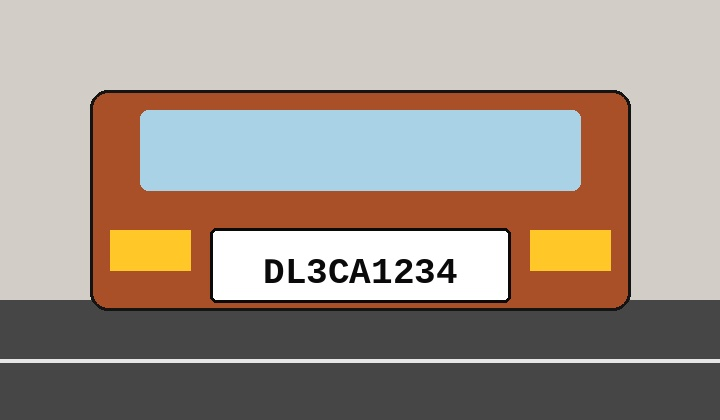
#> input picture ecoplate/samples/DL3CA1234.jpg, 720 x 420 px; its folder holds only this picture in this run
$ python app.py --image samples/DL3CA1234.jpg
#> lines starting #> are read from the running program, lines starting #| are printed output that depends on the picture; after the words box and inside, x2 and y2 are one past the last pixel; in counts of white or black regions, pixels touching at a corner belong together
#> in process_image, image is the input picture: shape (420, 720, 3); mean B, G, R 138.2, 147.9, 160.8
### ecoplate/detector.py
'''
License-plate finder + reader
'''

from __future__ import annotations

from dataclasses import dataclass
from pathlib import Path

import cv2
import numpy as np
import pandas as pd
import pytesseract


TESSERACT_CONFIG = "--oem 3 --psm 7 -c tessedit_char_whitelist=ABCDEFGHIJKLMNOPQRSTUVWXYZ0123456789"
REGISTRY_FILE = Path(__file__).parent / "data" / "vehicles.csv"


@dataclass
class PlateHit:
    text: str
    box: tuple[int, int, int, int]
    crop: np.ndarray
    score: int = 0


# [22 lines left out: functions _registry_plates, _levenshtein, not called in this run]


def _clean(raw: str) -> str:
    return "".join(ch for ch in raw.upper() if ch.isalnum())


# [45 lines left out: functions _swap_confusions, snap_to_registry, _looks_like_plate, not called in this run]


def _resize_max(image: np.ndarray, max_width: int = 900) -> np.ndarray:
#> called with max_width = 900
    h, w = image.shape[:2]
#> h = 420; w = 720
    if w <= max_width:
        return image
    scale = max_width / float(w)
    return cv2.resize(image, (int(w * scale), int(h * scale)))


def _ocr_plate(crop: np.ndarray) -> str:
    gray = cv2.cvtColor(crop, cv2.COLOR_BGR2GRAY) if crop.ndim == 3 else crop
    gray = cv2.resize(gray, None, fx=2.4, fy=2.4, interpolation=cv2.INTER_CUBIC)
    gray = cv2.bilateralFilter(gray, 7, 40, 40)
    _, thresh = cv2.threshold(gray, 0, 255, cv2.THRESH_BINARY + cv2.THRESH_OTSU)
    best = ""
    for img in (thresh, cv2.bitwise_not(thresh)):
        raw = pytesseract.image_to_string(img, config=TESSERACT_CONFIG)
        text = _clean(raw)
        if _looks_like_plate(text) and len(text) >= len(best):
            best = text
        elif not best and len(text) >= 6:
            best = text
    return best


def find_plate_boxes(image: np.ndarray) -> list[tuple[int, int, int, int]]:
    gray = cv2.cvtColor(image, cv2.COLOR_BGR2GRAY)
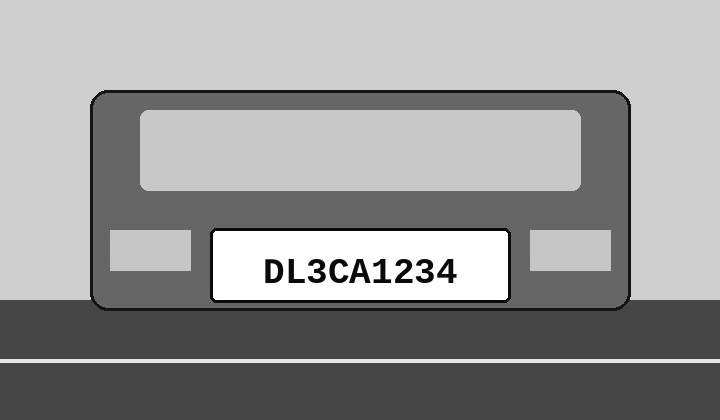
#> gray: shape (420, 720); min 3, max 255, mean 150.7
    gray = cv2.bilateralFilter(gray, 11, 17, 17)
    edges = cv2.Canny(gray, 30, 200)
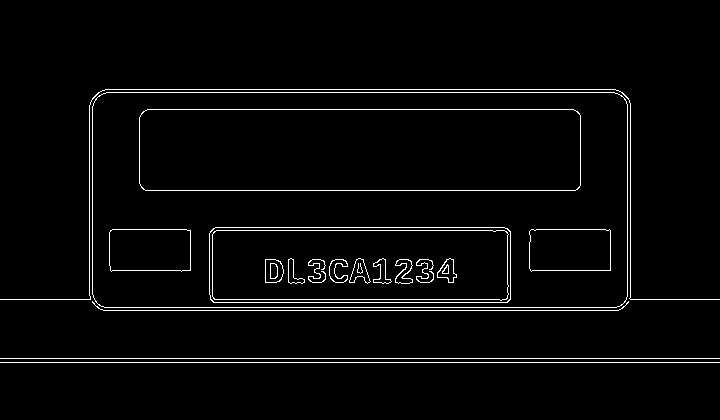
#> edges: shape (420, 720); 2.8% white in thin lines or dots, all inside (x1, y1, x2, y2) = (0, 89, 720, 363)
    kernel = cv2.getStructuringElement(cv2.MORPH_RECT, (5, 3))
#> kernel = [[1, 1, 1, 1, 1], [1, 1, 1, 1, 1], [1, 1, 1, 1, 1]]
    edges = cv2.dilate(edges, kernel, iterations=1)
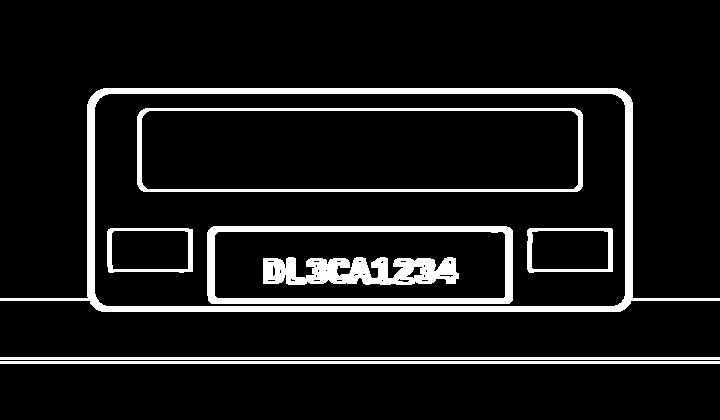
#> edges: shape (420, 720); 9.5% white; 8 white regions
    contours, _ = cv2.findContours(edges, cv2.RETR_TREE, cv2.CHAIN_APPROX_SIMPLE)
#> contours = 41 contours, 24 with area under 20; largest, box (x1, y1, x2, y2) and area: (0, 88, 720, 312) 121600, (94, 93, 626, 307) 112888, (137, 108, 583, 192) 36868, (141, 110, 579, 190) 34446, (207, 226, 513, 304) 23444
    boxes: list[tuple[int, int, int, int]] = []
    h_img, w_img = image.shape[:2]
#> h_img = 420; w_img = 720
    min_area = (w_img * h_img) * 0.004
#> min_area = 1209.6
    max_area = (w_img * h_img) * 0.35
#> max_area = 105840
    for cnt in sorted(contours, key=cv2.contourArea, reverse=True)[:40]:
        x, y, w, h = cv2.boundingRect(cnt)
        if h == 0:
            continue
        area, ratio = w * h, w / float(h)
        if area < min_area or area > max_area:
            continue
        if ratio < 1.8 or ratio > 7.5:
            continue
        if w < 80 or h < 18:
            continue
        boxes.append((x, y, w, h))
    return boxes


def detect_plates(image: np.ndarray, max_hits: int = 1) -> list[PlateHit]:
    work = _resize_max(image)
    ranked: list[PlateHit] = []

    def consider(crop: np.ndarray, box: tuple[int, int, int, int]) -> None:
        if crop.size == 0:
            return
        raw = _ocr_plate(crop)
        if not raw:
            return
        snapped, distance = snap_to_registry(raw)
        if not _looks_like_plate(snapped) and distance > 2:
            return
        score = 100 - distance * 20 + min(len(snapped), 10)
        ranked.append(PlateHit(text=snapped, box=box, crop=crop, score=score))

    for (x, y, w, h) in find_plate_boxes(work):
        pad_x, pad_y = int(w * 0.04), int(h * 0.12)
        x0, y0 = max(0, x - pad_x), max(0, y - pad_y)
        x1 = min(work.shape[1], x + w + pad_x)
        y1 = min(work.shape[0], y + h + pad_y)
        consider(work[y0:y1, x0:x1], (x0, y0, x1 - x0, y1 - y0))
#> this loop made 1 pass
#> (x, y, w, h, pad_x, pad_y, x0, y0) on pass 1: (137, 108, 446, 84, 17, 10, 120, 98)

    if not ranked:
        h, w = work.shape[:2]
        band = work[int(h * 0.45) : int(h * 0.95), int(w * 0.08) : int(w * 0.92)]
        consider(band, (int(w * 0.08), int(h * 0.45), int(w * 0.84), int(h * 0.50)))

    ranked.sort(key=lambda hit: hit.score, reverse=True)
    unique: list[PlateHit] = []
    seen = set()
    for hit in ranked:
        if hit.text in seen:
            continue
        seen.add(hit.text)
        unique.append(hit)
        if len(unique) >= max_hits:
            break
    return unique


# [13 lines left out: function annotate, not called in this run]

### ecoplate/app.py
#!/usr/bin/env python3
"""
WAY-O-AI software prototype
  python3 app.py --demo
  python3 app.py --image samples/DL3CA1234.jpg
  python3 app.py --folder samples
  python3 app.py --plate MH02AB5678 --ppm 1100
"""

from __future__ import annotations

import argparse
from datetime import datetime
from pathlib import Path

import cv2
import pandas as pd

from detector import annotate, detect_plates
from emissions import build_alert, lookup_vehicle


ROOT = Path(__file__).parent
OUTPUT = ROOT / "output"
LOG_FILE = ROOT / "data" / "detection_log.csv"
IMAGE_EXTS = {".jpg", ".jpeg", ".png", ".bmp", ".webp"}


# [49 lines left out: functions save_log, print_report, process_plate_text, not called in this run]


def process_image(path: Path, air_ppm: int | None) -> None:
    image = cv2.imread(str(path))
    if image is None:
        print(f"Could not read image: {path}")
        return
    hits = detect_plates(image)
    if not hits:
        print(f"No plate text found in {path.name}. Try a clearer close-up of the plate.")
        return
    for i, hit in enumerate(hits, start=1):
        result = process_plate_text(hit.text, source=str(path.name), air_ppm=air_ppm)
        extra = [
            f"{hit.text}  {result['alert']['level']}",
            f"{result['record'].display_name}",
            f"CO2 {result['record'].co2_g_per_km} g/km  PUC {'Yes' if result['record'].puc_valid else 'No'}",
        ]
        labeled = annotate(image, [hit], extra)
        out = OUTPUT / f"{path.stem}_result_{i}.jpg"
        OUTPUT.mkdir(exist_ok=True)
        cv2.imwrite(str(out), labeled)
        print(f"Saved annotated photo -> {out}")


def main() -> None:
    parser = argparse.ArgumentParser(description="WAY-O-AI number-plate + pollution prototype")
    parser.add_argument("--image", type=Path, help="Photo of a car / plate")
    parser.add_argument("--folder", type=Path, help="Folder of photos")
    parser.add_argument("--plate", type=str, help="Type a plate number directly (skip camera)")
    parser.add_argument("--demo", action="store_true", help="Generate sample plates and run them")
    parser.add_argument("--ppm", type=int, default=None, help="Optional MQ-135 style air reading")
    args = parser.parse_args()

    if args.demo:
        from generate_samples import make_samples

        samples = make_samples()
        print(f"Created {len(samples)} demo photos in samples/")
        for photo in samples:
            process_image(photo, args.ppm)
        return

    if args.plate:
        process_plate_text(args.plate, source="typed", air_ppm=args.ppm)
        return

    if args.image:
        process_image(args.image, args.ppm)
#> (the call stopped at in _ocr_plate, `raw = pytesseract.image_to_string(img, config=TESSERACT_CONFIG)`: pytesseract is not available in this run)
        return

    if args.folder:
        files = sorted(p for p in args.folder.iterdir() if p.suffix.lower() in IMAGE_EXTS)
        if not files:
            print(f"No images in {args.folder}")
            return
        for photo in files:
            process_image(photo, args.ppm)
        return

    parser.print_help()
    print("\nQuick start:  python3 app.py --demo")


if __name__ == "__main__":
    main()
